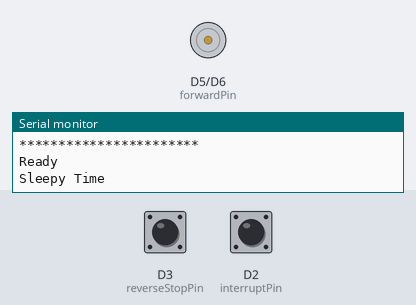
Bench run of a sketch on a simulated ESP8266 (NodeMCU). Shown: motor-driver pin pairs drawn as motors (green arrow = first pin HIGH = forward, orange = second pin HIGH = backward, longer = more drive), the last lines printed to the serial monitor. The inputs (shaded band) are chosen by the test bench; at power-on: D2 (interruptPin) HIGH, D3 (reverseStopPin) HIGH. Random numbers use the default seed unless the sketch sets one.

Above: at 1.2 s.
1.3 s: D2 (interruptPin) pulled LOW for 3.2 s
At 3.4 s:
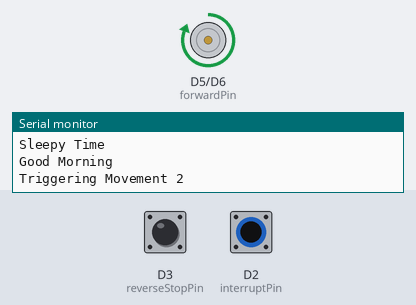
6.6 s: D3 (reverseStopPin) pulled LOW for 0.15 s
At 7.1 s:
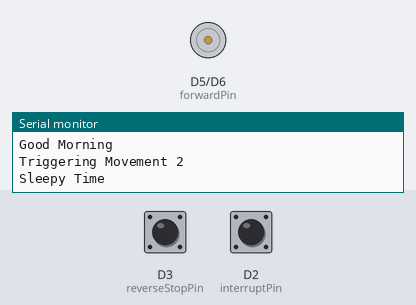
8.2 s: D2 (interruptPin) pulled LOW for 0.15 s
At 12.5 s:
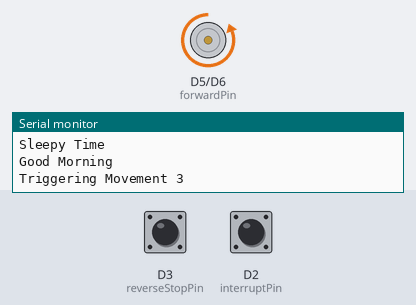
Timing chart, 0 to 14.0 s (numbered marks = the images above; inputs shaded):
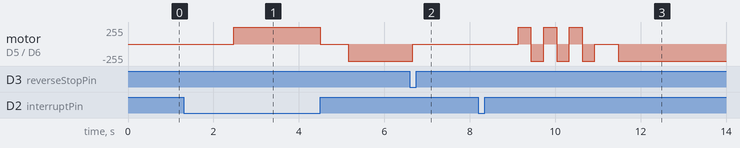

Measured:
- after the input at 1.3 s, motor on D5 (forwardPin) / D6 (backwardPin): stopped → forward 255/255 after 1.2 s, → stopped 2.0 s later, → backward 255/255 0.66 s later
- after the input at 6.6 s, motor on D5 (forwardPin) / D6 (backwardPin): backward 255/255 → stopped after 0.06 s
- after the input at 8.2 s, motor on D5 (forwardPin) / D6 (backwardPin): stopped → forward 255/255 after 0.93 s, → backward 255/255 0.30 s later, → forward 255/255 0.30 s later, → backward 255/255 0.30 s later, … (8 changes in this stretch)

The sketch:

useless.ino
```cpp
// Base ESP8266
#include <ESP8266WiFi.h>
#include "user_interface.h"

WiFiClient WIFI_CLIENT;

#define LIGHT_SENSOR A0
#define LED 15
#define BUTTON 4

const byte interruptPin = D2;
const byte reverseStopPin = D3;
const byte forwardPin = D5;
const byte backwardPin = D6;

// This function runs once on startup
void setup()
{
    // Initialize the serial port
    Serial.begin(115200);

    pinMode(backwardPin, OUTPUT);
    pinMode(forwardPin, OUTPUT);
    pinMode(interruptPin, INPUT_PULLUP);
    pinMode(reverseStopPin, INPUT_PULLUP);
    // randomSeed(analogRead(0));

    //  Force the ESP into client-only mode
    WiFi.mode(WIFI_STA);

    //  Enable light sleep
    wifi_set_sleep_type(LIGHT_SLEEP_T);

    while (!Serial)
    {
    }
    Serial.print("***********************\n");
    Serial.print("Ready\n");
}

void loop()
{
    // digitalWrite(ledPin, LOW);
    Serial.print("Sleepy Time\n");
    while (digitalRead(interruptPin))
    {
        delay(10);
    }
    Serial.print("Good Morning\n");
    if (!digitalRead(interruptPin))
    {
        delay(random(1000));
        forwardMovement();
        delay(random(1000));
        backwardMovement();
    }
}

void move(int dir)
{
    switch (dir)
    {
    case 1:
        analogWrite(backwardPin, 0);
        analogWrite(forwardPin, 255);
        break;
    case -1:
        analogWrite(backwardPin, 255);
        analogWrite(forwardPin, 0);
        break;
    default:
        analogWrite(backwardPin, 0);
        analogWrite(forwardPin, 0);
        break;
    }
}

void forwardMovement()
{
    switch (random(3))
    {
    case 0:
        forwardMovement1();
        break;
    case 1:
        forwardMovement2();
        break;
    case 2:
        forwardMovement3();
        break;
    }
    // forwardMovement2();
}

void forwardMovement1()
{
    // Simple movement that mimics the
    // original simple circuit
    Serial.println("Triggering Movement 1");
    move(1);
    while (!digitalRead(interruptPin))
    {
        delay(10);
    }
    move(0);
}

void forwardMovement2()
{
    // Creep out a little bit, pause and then continue
    Serial.println("Triggering Movement 2");
    delay(300);
    move(0);
    delay(random(2000));
    move(1);
    while (!digitalRead(interruptPin))
    {
        delay(10);
    }
    move(0);
}

void forwardMovement3()
{

    Serial.println("Triggering Movement 3");
    for (int i = 0; i < 3; i++)
    {
        move(1);
        delay(300);
        move(-1);
        delay(300);
    }
    move(1);
    while (!digitalRead(interruptPin))
    {
        delay(10);
    }
    move(0);
}

void backwardMovement()
{
    move(-1);

    while (digitalRead(reverseStopPin) == HIGH)
    {
        delay(100);
    }
    move(0);
}
```
